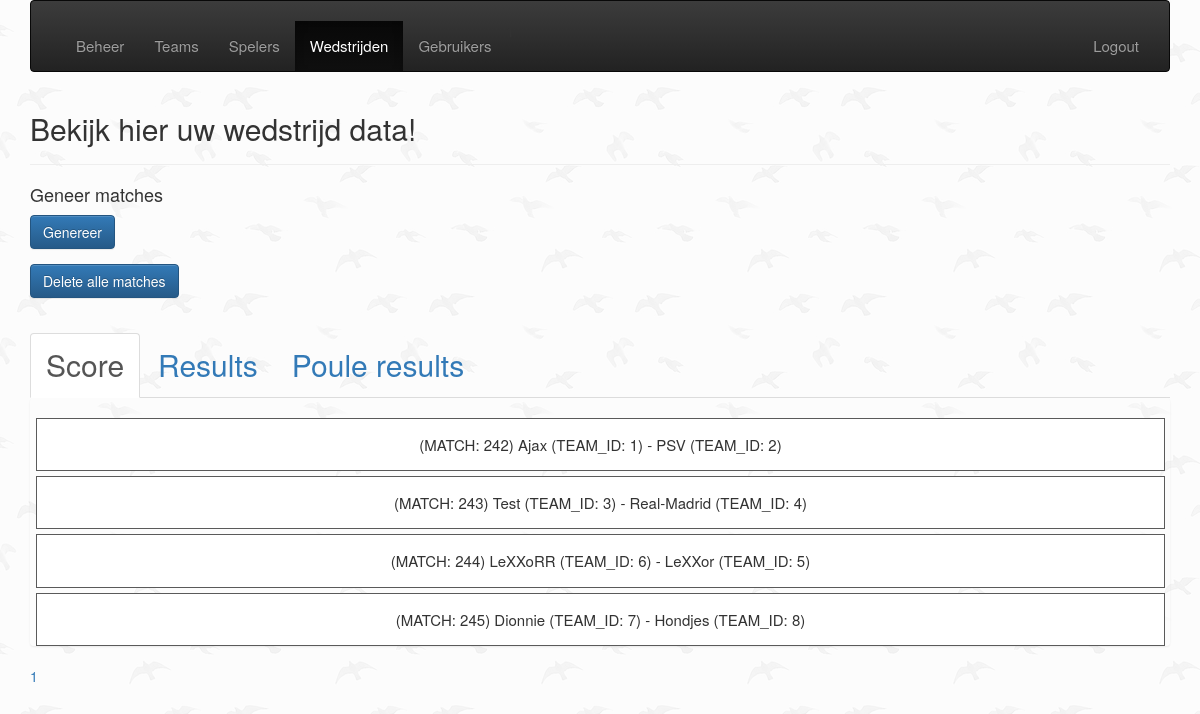
The app's page /admin/public/createGame.php (signed in) with its own data.
### tables this page shows
CREATE TABLE `tbl_matches` (
  `id` int(10) UNSIGNED NOT NULL,
  `team_id_a` int(10) UNSIGNED NOT NULL,
  `team_id_b` int(10) UNSIGNED NOT NULL,
  `score_team_a` int(10) UNSIGNED DEFAULT '0',
  `score_team_b` int(10) UNSIGNED DEFAULT '0',
  `isPlayed` tinyint(1) DEFAULT '0',
  `matchType` int(1) NOT NULL DEFAULT '0',
  `start_time` datetime DEFAULT NULL
);

CREATE TABLE `tbl_teams` (
  `id` int(11) UNSIGNED NOT NULL,
  `poule_id` int(11) NOT NULL DEFAULT '0',
  `name` varchar(255) NOT NULL,
  `points` int(3) DEFAULT '0',
  `created_at` datetime NOT NULL DEFAULT CURRENT_TIMESTAMP,
  `deleted_at` datetime DEFAULT NULL
);

### admin/public/createGame.php (the view, shortened to what this page needs)
<?php
require ('../app/database.php');
require ('header.php');
?>
    <header class="page-header">
        <h2>Bekijk hier uw wedstrijd data!</h2>
    </header>
    <?php if ( $_SESSION['adminLevel'] >= 2 ) :?>
        <h4>Geneer matches</h4>
        <form action="../app/create_game_manager.php" method="POST">
            <div class="form-group">
                <input class="btn btn-primary" type="submit" value="Genereer">
            </div>
        </form>
        <form action="../app/delete_game_manager.php" method="POST">
            <div class="form-group">
                <input class="btn btn-primary" type="submit" value="Delete alle matches">
            </div>
        </form>
    <?php endif; ?>
    <ul class="nav nav-tabs" id="filter" role="tablist">
        <li role="presentation" class="active">
            <a href="#score" id="score-tab" role="tab" data-toggle="tab" aria-controls="score" aria-expanded="true">Score</a>
        </li>
        <li role="presentation" class="">
            <a href="#results" role="tab" id="results-tab" data-toggle="tab" aria-controls="results" aria-expanded="false">Results</a>
        </li>
        <li role="presentation" class="">
            <a href="#poule-results" role="tab" id="poule-results-tab" data-toggle="tab" aria-controls="poule-results" aria-expanded="false">Poule results</a>
        </li>
    </ul>
    <div class="tab-content" id="tab-content">
        <div class="tab-pane active" id="score">
            <?php
            $page = isset($_GET['page'])?(int)$_GET['page'] : 1;
            $perPage = isset($_GET['per-page'])&& $_GET['per-page'] <=5 ?(int)$_GET['per-page'] : 5;
            $start = ($page > 1) ? ($page * $perPage) - $perPage : 0;
            $matches = $db_conn->prepare ("SELECT SQL_CALC_FOUND_ROWS * FROM tbl_matches WHERE isPlayed = FALSE LIMIT {$start},{$perPage}");
            $matches->execute();
            $matches = $matches->fetchAll(PDO::FETCH_ASSOC);
            $total = $db_conn->query("SELECT FOUND_ROWS() as total")->fetch()['total'];
            $pages = ceil($total /$perPage);
            $teams = $db_conn->prepare ("SELECT * FROM tbl_teams");
            $teams->execute();
            $teams = $teams->fetchAll(PDO::FETCH_ASSOC);
            ?>
            <ul class="list-group">
                <?php
                    foreach ($matches as $match)
                    {
                        $id = $match['id'];
                        $team_id_a = $match['team_id_a'];
                        $team_id_b = $match['team_id_b'];
                        foreach ($teams as $team) {
                            if ($team_id_a == $team['id']) {
                                $name_team_a    = $team['name'];
                                $id_team_a      = $team['id'];
                            }
                            else if ($team_id_b == $team['id'])
                            {
                                $name_team_b = $team['name'];
                                $id_team_b = $team['id'];
                            }
                        }
                        echo "<ul class=\"game-item\">
                                  <form action=\"change_game.php\" method=\"POST\">
                                      <input type=\"hidden\" name=\"play\" value=\"{$match['id']}\">
                                      <input class=\"adjust\" type=\"submit\" value=\"Adjust\">
                                         </form>
                                      <li>
                                        (MATCH: $id) $name_team_a (TEAM_ID: $id_team_a) - $name_team_b (TEAM_ID: $id_team_b)
                                      </li>
                                <form action=\"adjust_game.php\" method=\"GET\">
                                      <input type=\"hidden\" name=\"adjust\" value=\"{$match['id']}\">
                                      <input class=\"delete\" type=\"submit\" value=\"Play\">
                                         </form>
                              </ul>";
                    }
                ?>
            </ul>
            <div class="pagenation">
                <?php  for ($x =1; $x <= $pages; $x++) :?>
                    <a href="?page=<?php echo $x; ?>&per-page=<?php echo $perPage ?>"><?php  echo $x; ?></a>
                <?php endfor; ?>
            </div>
        </div>
</div>
<?php require ('footer.php'); ?>

### admin/css/main.css (style rules this page uses)
ul { padding-top: 20px; list-style-type: none; }
.nav-tabs li { font-size: 30px; }
li { font-size: 15px; }
body { background: url("../img/bg.png"); }
a { color: red; }
.game-item { padding: 15px; border: 1px solid rgb(90, 90, 90); margin: 0 5px 5px 6px; background: #FFF; position: relative; text-align: center; }

### records on screen
tbl_matches: id "242", team_id_a.name "Ajax", team_id_a "1", team_id_b.name "PSV", team_id_b "2"
tbl_matches: id "243", team_id_a.name "Test", team_id_a "3", team_id_b.name "Real-Madrid", team_id_b "4"
tbl_matches: id "244", team_id_a.name "LeXXoRR", team_id_a "6", team_id_b.name "LeXXor", team_id_b "5"
tbl_matches: id "245", team_id_a.name "Dionnie", team_id_a "7", team_id_b.name "Hondjes", team_id_b "8"

### other values on screen
$item['label'] "Beheer"
$item['label'] "Teams"
$item['label'] "Spelers"
$item['label'] "Wedstrijden"
$item['label'] "Gebruikers"
